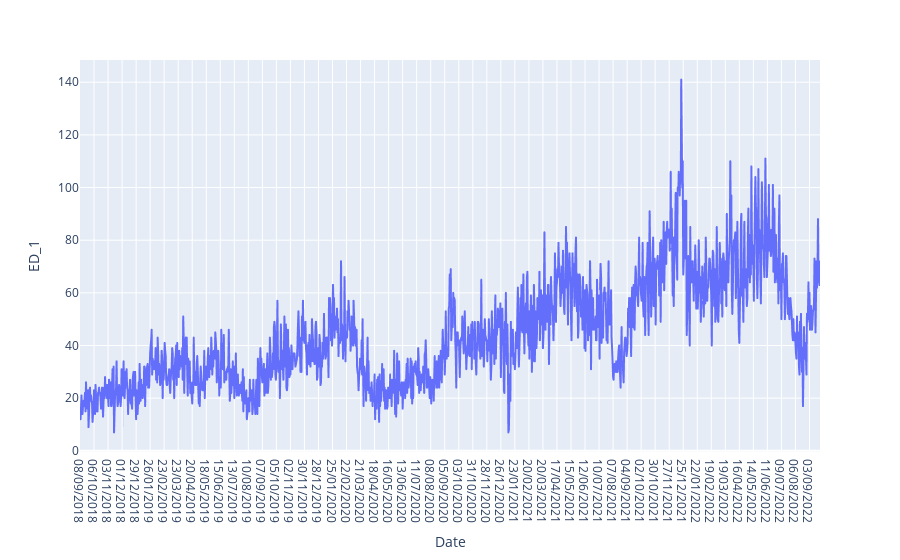

Notebook cell for this chart:
### Code cell
import plotly.express as px
import pandas as pd

madrid = pd.read_csv("Madrid_database.csv")

# Create the line plot
fig = px.line(madrid, x='Date', y='ED_1')

# Update the y-axis tick values to intervals of 20
fig.update_yaxes(tickvals=list(range(0, 141, 20)))

# Show the plot
fig.show()

### Figure 1 — Plotly figure (JSON) as saved in the notebook; plotly's stock layout.template omitted (floating-point values rounded to 4 significant figures; data arrays with more than 128 entries replaced by an {"elided": "..."} marker saying what was removed)
{"data": [{"hovertemplate": "Date=%{x}<br>ED_1=%{y}<extra></extra>", "legendgroup": "", "line": {"color": "#636efa", "dash": "solid"}, "marker": {"symbol": "circle"}, "mode": "lines", "name": "", "showlegend": false, "type": "scattergl", "x": {"elided": "1478 str values"}, "xaxis": "x", "y": {"elided": "1478 int values"}, "yaxis": "y"}], "layout": {"autosize": true, "legend": {"tracegroupgap": 0}, "margin": {"t": 60}, "xaxis": {"anchor": "y", "autorange": true, "domain": [0, 1], "range": [0, 1477], "title": {"text": "Date"}, "type": "category"}, "yaxis": {"anchor": "x", "autorange": true, "domain": [0, 1], "range": [-0.4444, 148.4], "tickvals": [0, 20, 40, 60, 80, 100, 120, 140], "title": {"text": "ED_1"}, "type": "linear"}}}
